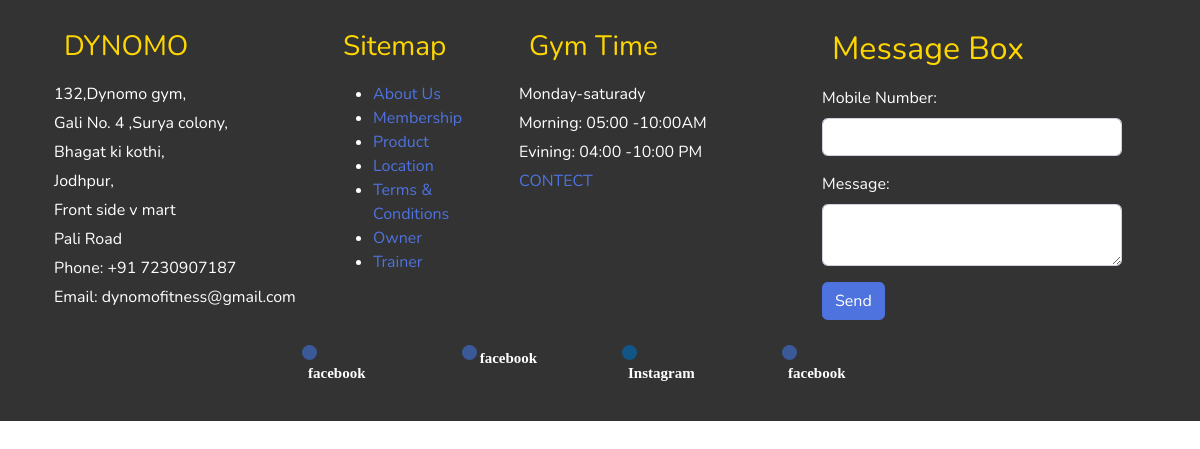
The app's page /footer/ with its own data.
### gymapp/models.py (models this page shows)
class GymImage(models.Model):
    gymname = models.CharField(max_length=100)
    gymemail = models.EmailField()
    mobile = models.CharField(max_length=15)
    mgymtime = models.CharField(max_length=100)
    egymtime = models.CharField(max_length=100)
    maplink = models.CharField(max_length=1000)
    addressline1  = models.CharField(max_length=255)
    addressline2  = models.CharField(max_length=255)
    addressline3  = models.CharField(max_length=255)
    addressline4  = models.CharField(max_length=255)
    addressline5  = models.CharField(max_length=255)
    addressline6  = models.CharField(max_length=255)
    instalink = models.URLField(blank=True)
    fblink = models.URLField(blank=True)
    ytlink = models.URLField(blank=True)
    ownername = models.CharField(max_length=100)
    picname = models.FileField()
    picurl = models.FileField(default="-")
    experience = models.CharField(max_length=50)
    opend =models.CharField(max_length=20)

### gymapp/views.py (the view)
# urls.py: path('footer/', views.footer, name='footer'),
def footer(request):
    gyms = GymImage.objects.all()
    if request.method == 'POST':
        mn = request.POST.get('mobileNumber')
        msg = request.POST.get('message')
        messages.objects.create(msgfrom=mn, msg=msg)
        return redirect('index')
    return render(request,'front/footer.html',{'gyms':gyms,})

### gymapp/templates/front/footer.html (shortened to what this page needs)
{% load static %}
<!DOCTYPE html>
<html lang="en">
<head>
    <link href="{% static 'back/vendor/fontawesome-free/css/all.min.css' %}" rel="stylesheet" type="text/css">
    <link href="{% static 'back/css/sb-admin-2.min.css' %}" rel="stylesheet"><title>Footer</title>
</head>
<body style="color: #fff;">
    {% for gym in gyms %}
    <footer class="footer">
        <div class="container">
            <div class="row footer-content">
                <div class="col-md-3 footer-section">
                    <h3 class="h3">{{ gym.gymname }}</h3>
                    <p class="text-white">{{ gym.addressline1}},</p>
                    <p class="text-white">{{ gym.addressline2}},</p>
                    <p class="text-white">{{ gym.addressline3}},</p>
                    <p class="text-white">{{ gym.addressline4}},</p>
                    <p class="text-white">{{ gym.addressline5}}</p>
                    <p class="text-white">{{ gym.addressline6}}</p>
                    <p class="text-white">Phone: +91 {{ gym.mobile }}</p>
                    <p class="text-white">Email: {{ gym.gymemail }} </p>
                </div>
                <div class="col-md-2 footer-section">
                    <h3 class="h3">Sitemap</h3>
                    <ul>
                        <li class="text-white"><a href="{% url 'about' %}">About Us</a></li>
                        <li class="text-white"><a href="{% url 'membership' %}">Membership</a></li>
                        <li class="text-white"><a href="{% url 'pro_product' %}">Product</a></li>
                        <li class="text-white"><a href="{% url 'location' %}">Location</a></li>
                        <li class="text-white"><a href="{% url 'terms_and_conditions' %}">Terms & Conditions</a></li>
                        <li class="text-white"><a href="{% url 'owner' %}">Owner</a></li>
                        <li class="text-white"><a href="{% url 'trainer' %}">Trainer</a></li>
                    </ul>
                </div>
                <div class="col-md-3 footer-section">
                    <h3 class="h3">Gym Time</h3>
                        <p class="text-white">Monday-saturady</p>
                        <p class="text-white">Morning: {{ gym.mgymtime }}AM </p>
                        <p class="text-white">Evining:  {{ gym.egymtime }} PM </p>
                        <p class="text-white"><a href="{% url 'pro_contact' %}" class="mt-2" >CONTECT </a></p>
                </div>
                        <div class="col-md-4 footer-section">
                        <div class="container">
                            <h3 class="h2">Message Box</h2>
                            <form id="messageForm" method="POST" action="{% url 'footer' %}">
                                <div class="form-group">
                                    <label for="mobileNumber" class="text-white">Mobile Number:</label>
                                    <input type="text" class="form-control" id="mobileNumber" name="mobileNumber" required>
                                </div>
                                <div class="form-group">
                                    <label for="message" class="text-white">Message:</label>
                                    <textarea class="form-control" id="message" name="message" rows="2"></textarea>
                                </div>
                                <button type="submit" class="btn btn-primary">Send</button>
                            </form>
                        </div>
                </div>
            </div>
            <div class="row " style="width: 40rem; margin-left: auto; margin-right: auto;">
                <div class="col-md-3">
                    <p><a href= "{{ gym.fblink }}" class="fa fa-facebook"> facebook</a></p>
                </div>
                <div class="col-md-3">
                    <p><a href="{{ gym.fblink }}" class="fa fa-facebook">facebook</a> </p>
                </div>
                <div class="col-md-3">
                    <p><a href= "{{ gym.instalink }}" class="fa fa-instagram"> Instagram</a></p>
                </div>
                <div class="col-md-3">
                    <p><a href="{{ gym.fblink }}" class="fa fa-facebook"> facebook</a></p>
                </div>
            </div>
        </div>
    </footer>
    {% endfor %}
</body>
</html>

### gymapp/templates/front/footer.html (style rules this page uses)
.footer { background-color: #333; color: #fff; padding: 20px; }
.footer-content { display: flex; justify-content: space-between; align-items: flex-start; flex-wrap: wrap; }
.footer-section { flex: 1; margin-bottom: 20px; }
.footer-section h3 { color: gold; padding: 10px; }
.footer-section p { margin: 5px 0; }
.fa { padding: 6px; font-size: 15px; width: 15px; height: 15px; text-align: center; text-decoration: none; margin: 5px 2px; border-radius: 50%; }
.fa-facebook { background: #3B5998; color: white; margin-left: 10px; margin-right: 10px; }
.fa-instagram { background: #125688; color: white; margin-left: 10px; margin-right: 10px; }

### records on screen
GymImage: gymname "DYNOMO", addressline1 "132,Dynomo gym", addressline2 "Gali No. 4 ,Surya colony", addressline3 "Bhagat ki kothi", addressline4 "Jodhpur", addressline5 "Front side v mart", addressline6 "Pali Road", mobile "7230907187", gymemail "dynomofitness@gmail.com", mgymtime "05:00 -10:00", egymtime "04:00 -10:00"
